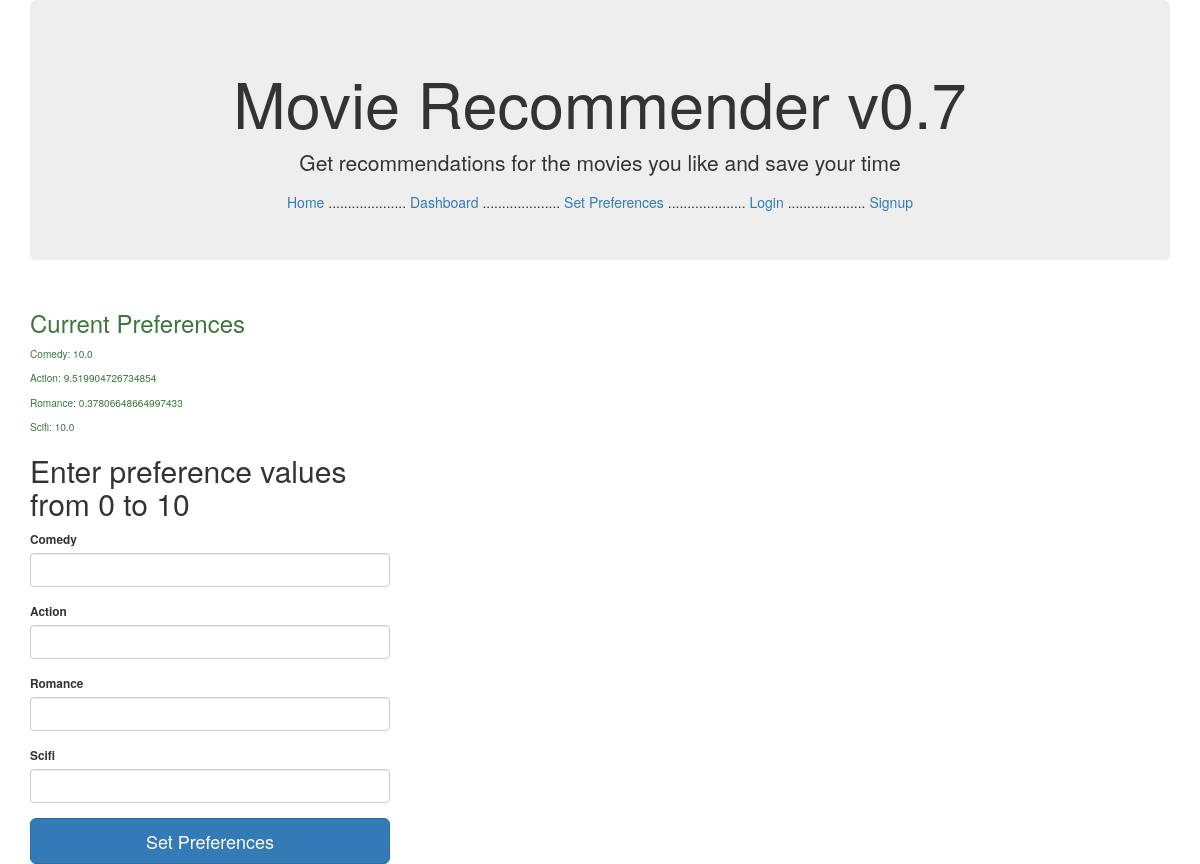
Page /setpreferences (signed in) on the earlier database version.
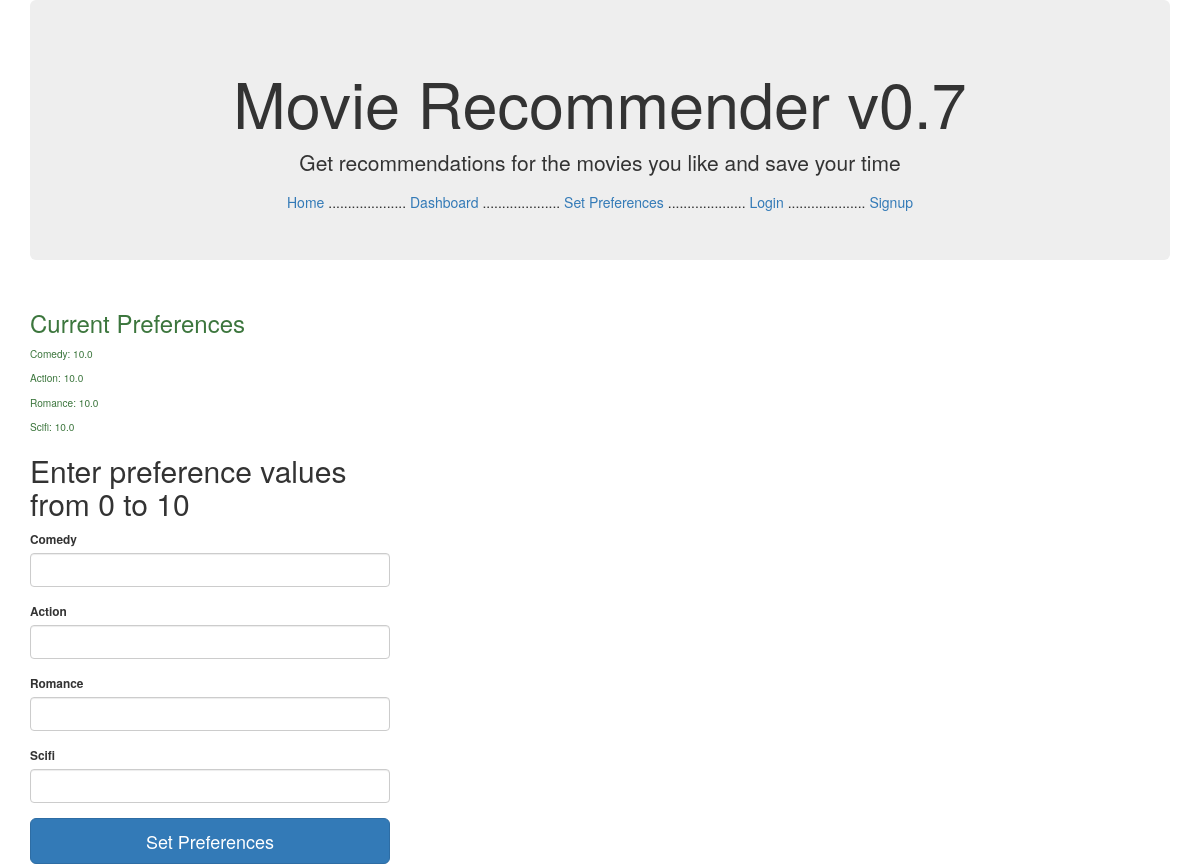
Same page on the later database version.
### app/models.py (models this page shows, shortened)
class Preference(db.Model):
	__tablename__ = 'preferences'
	id = db.Column(db.Integer, primary_key=True)
	user_id = db.Column(db.Integer, db.ForeignKey('users.id'))
	comedy = db.Column(db.Float)
	action = db.Column(db.Float)
	romance = db.Column(db.Float)
	scifi = db.Column(db.Float)

### app/views.py (the view, shortened to what this page needs)
@app.route('/setpreferences', methods=['POST', 'GET'])
@login_required
def setpreferences():
	form = PreferenceForm()
	preference = Preference.query.filter_by(user_id = current_user.id).first()
	return render_template('setpreferences.html', preference = preference, form=form)

### app/views.py
class PreferenceForm(FlaskForm):
	comedy = IntegerField('Comedy', validators=[InputRequired()])
	action = IntegerField('Action', validators=[InputRequired()])
	romance = IntegerField('Romance', validators=[InputRequired()])
	scifi = IntegerField('Scifi', validators=[InputRequired()])

### app/views.py (called while the page is built)
@login_manager.user_loader
def load_user(user_id):
	return User.query.get(int(user_id))

### app/templates/setpreferences.html (shortened to what this page needs)
{% extends "base.html" %}
{% import "bootstrap/wtf.html" as wtf %}
{% block content %}
<div class="row">
	<div class="col-xs-4 center-block small">
		<div class="small text-success">
			{% if preference %}
				<h3> Current Preferences </h3>
				<p> Comedy: {{ preference.comedy * 10 }} </p>
				<p> Action: {{ preference.action * 10 }} </p>
				<p> Romance: {{ preference.romance * 10 }} </p>
				<p> Scifi: {{ preference.scifi * 10 }} </p>
			{% endif %}
		</div>
		<form class="form-signin" method="POST" action="{{url_for('setpreferences')}}">
			<h2 class="form-signin-heading">Enter preference values from 0 to 10</h2>
			{{ wtf.form_field(form.comedy) }}
			{{ wtf.form_field(form.action) }}
			{{ wtf.form_field(form.romance) }}
			{{ wtf.form_field(form.scifi) }}
			<button class="btn btn-lg btn-primary btn-block" type="submit">Set Preferences</button>
		</form>
	</div>
</div>
{% endblock %}

### app/templates/base.html (shortened to what this page needs)
{% extends "bootstrap/base.html" %}
{% block head %}
{{ super() }}
{% endblock %}
{% block body %}
<div class="container">
	<div class="jumbotron">
		<center>
		<h1> Movie Recommender v0.7</h1>
		<p>Get recommendations for the movies you like and save your time</p>
		<a href="{{url_for('home')}}">Home</a>
		....................
		<a href="{{url_for('dashboard')}}">Dashboard</a>
		....................
		<a href="{{url_for('setpreferences')}}">Set Preferences</a>
		....................
		<a href="{{url_for('login')}}">Login</a>
		....................
		<a href="{{url_for('signup')}}">Signup</a>
		</center>
	</div>
	{% block content %}
	{% endblock %}
</div>
{% endblock %}

Differences in the rows shown:
changed Preference: preference.action*10 "9.519904726734854" → "10.0"; preference.romance*10 "0.37806648664997433" → "10.0"
